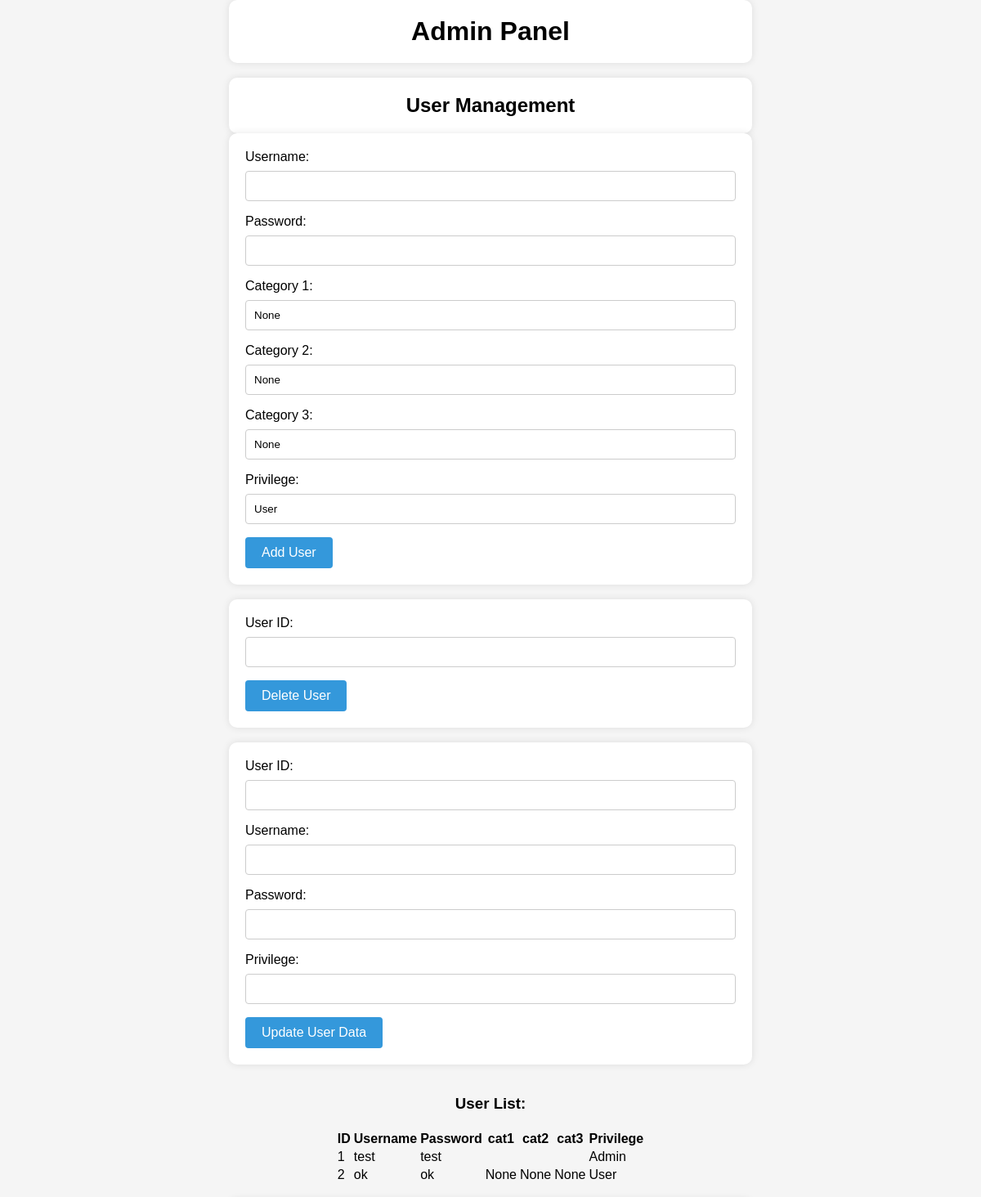
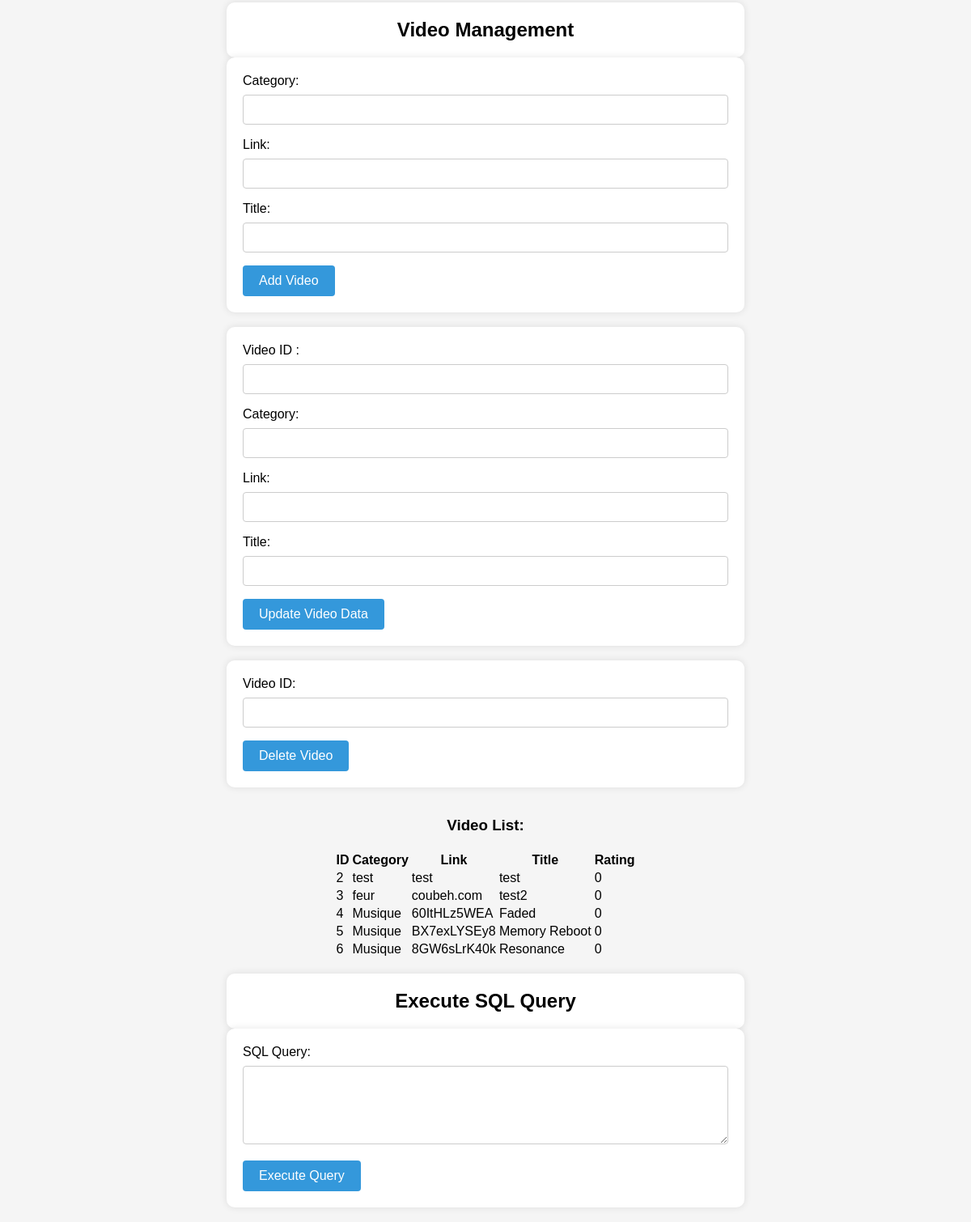
The page /adminpanel (signed in) on the database its author committed (2 pictures, top to bottom).
### app.py (models this page shows)
class Users(db.Model):
    id = db.Column(db.Integer, primary_key=True)
    username = db.Column(db.String(200),nullable=False)
    password = db.Column(db.String(200),nullable=False)
    cat1 = db.Column(db.String(20))
    cat2 = db.Column(db.String(20))
    cat3 = db.Column(db.String(20))
    privilege = db.Column(db.String(10))

class Video(db.Model):
    id = db.Column(db.Integer, primary_key=True)
    category = db.Column(db.String(25),nullable=False)
    link = db.Column(db.String(50),nullable=False)
    title = db.Column(db.String(255),nullable=False)
    rating = db.Column(db.Integer,default=0)

### app.py (the view, shortened to what this page needs)
@app.route("/adminpanel",methods=['POST','GET'])
def adminpanel():
    try :
        if 'privilege' not in session or session['privilege'] != 'Admin':
            return "Accès refusé : privilèges insuffisants."
        userlist = Users.query.order_by(Users.id)
        vidlist = Video.query.order_by(Video.id)
        return render_template("adminpanel.html", userlist=userlist,vidlist=vidlist)
    except Exception as error:
        return f"Une erreur s'est produite : {str(error)}"

### templates/adminpanel.html (shortened to what this page needs)
<!DOCTYPE html>
<html lang="en">
  <head>
    <link
      rel="stylesheet"
      href="{{ url_for('static', filename='style_adminpanel.css') }}"
    />
  </head>
  <body>
    <h1>Admin Panel</h1>
    <br />
    <h2>User Management</h2>
    <form action="/adminpanel" method="post">
      <label for="username">Username:
      </label>
      <input type="text" name="username" required />
      <label for="password">Password:</label>
      <input type="password" name="password" required />
      <label for="cat1">Category 1:</label>
      <input
        type="text"
        name="cat1"
        value="{{ request.form.get('cat1', 'None') }}"
      />
      <label for="cat2">Category 2:</label>
      <input
        type="text"
        name="cat2"
        value="{{ request.form.get('cat2', 'None') }}"
      />
      <label for="cat3">Category 3:</label>
      <input
        type="text"
        name="cat3"
        value="{{ request.form.get('cat3', 'None') }}"
      />
      <label for="privilege">Privilege:</label>
      <input
        type="text"
        name="privilege"
        value="{{ request.form.get('privilege','User') }}"
      />
      <button type="submit" name="action" value="add_user">Add User</button>
    </form>
    <br />
    <form action="/adminpanel" method="post">
      <label for="userid">User ID:</label>
      <input type="text" name="userid" required />
      <button type="submit" name="action" value="delete_user">
        Delete User
      </button>
    </form>
    <br />
    <form action="/adminpanel" method="post">
      <label for="userid_update">User ID:</label>
      <input type="text" name="userid" required />
      <label for="username">Username:</label>
      <input type="text" name="username" required />
      <label for="password">Password:</label>
      <input type="password" name="password" required />
      <label for="privilege">Privilege:</label>
      <input type="text" name="privilege" />
      <button type="submit" name="action" value="update_user_data">
        Update User Data
      </button>
    </form>
    <br />
    <h3>User List:</h3>
    <table>
      <tr>
        <th>ID</th>
        <th>Username</th>
        <th>Password</th>
        <th>cat1</th>
        <th>cat2</th>
        <th>cat3</th>
        <th>Privilege</th>
      </tr>
      {% for user in userlist %}
      <tr>
        <td>{{ user.id }}</td>
        <td>{{ user.username }}</td>
        <td>{{ user.password }}</td>
        <td>{{ user.cat1 }}</td>
        <td>{{ user.cat2 }}</td>
        <td>{{ user.cat3 }}</td>
        <td>{{ user.privilege }}</td>
      </tr>
      {% endfor %}
    </table>
    <br />
    <h2>Video Management</h2>
    <form action="/adminpanel" method="post">
      <label for="category">Category:</label>
      <input type="text" name="category" required />
      <label for="link">Link:</label>
      <input type="text" name="link" required />
      <label for="title">Title:
      </label>
      <input type="text" name="title" required />
      <button type="submit" name="action" value="add_video">Add Video</button>
    </form>
    <br />
    <form action="/adminpanel" method="post">
      <label for="videoid">Video ID :</label>
      <input type="text" name="videoid" required />
      <label for="category">Category:</label>
      <input type="text" name="category" required />
      <label for="link">Link:</label>
      <input type="text" name="link" required />
      <label for="title">Title:</label>
      <input type="text" name="title" required />
      <button type="submit" name="action" value="update_video_data">
        Update Video Data
      </button>
    </form>
    <br />
    <form action="/adminpanel" method="post">
      <label for="videoid">Video ID:</label>
      <input type="text" name="videoid" required />
      <button type="submit" name="action" value="delete_video">
        Delete Video
      </button>
    </form>
    <br />
    <h3>Video List:</h3>
    <table>
      <tr>
        <th>ID</th>
        <th>Category</th>
        <th>Link</th>
        <th>Title</th>
        <th>Rating</th>
      </tr>
      {% for video in vidlist %}
      <tr>
        <td>{{ video.id }}</td>
        <td>{{ video.category }}</td>
        <td>{{ video.link }}</td>
        <td>{{ video.title }}</td>
        <td>{{ video.rating }}</td>
      </tr>
      {% endfor %}
    </table>
    <br />
    <h2>Execute SQL Query</h2>
    <form action="/adminpanel" method="post">
      <label for="sql_query">SQL Query:</label>
      <textarea name="sql_query" rows="5" cols="50" required></textarea>
      <br />
      <button type="submit" name="action" value="execute_query">
        Execute Query
      </button>
    </form>
    <br />
  </body>
</html>

### static/style_adminpanel.css (style rules this page uses)
body { font-family: "Poppins", sans-serif; margin: 0; padding: 0; box-sizing: border-box; background-color: #f5f5f5; }
h1, h2, h3 { text-align: center; margin-bottom: 20px; }
form { max-width: 600px; margin: 0 auto; background-color: #fff; padding: 20px; border-radius: 10px; box-shadow: 0 0 10px rgba(0, 0, 0, 0.1); }
label { display: block; margin-bottom: 8px; }
input[type="text"], input[type="password"], textarea { width: 100%; padding: 10px; margin-bottom: 16px; border: 1px solid #ccc; border-radius: 4px; box-sizing: border-box; }
button { display: inline-block; padding: 10px 20px; font-size: 16px; background-color: #3498db; color: #fff; border: none; border-radius: 4px; cursor: pointer; }
h1, h2 { max-width: 600px; margin: 0 auto; background-color: #fff; padding: 20px; border-radius: 10px; box-shadow: 0 0 10px rgba(0, 0, 0, 0.1); }
h3 { text-align: center; }
h3 + table, h2 + table { margin: 0 auto; }

### rows shown on the page
Users: id "1", username "test", password "test", privilege "Admin"
Users: id "2", username "ok", password "ok", cat1 "None", cat2 "None", cat3 "None", privilege "User"
Video: id "2", category "test", link "test", title "test", rating "0"
Video: id "3", category "feur", link "coubeh.com", title "test2", rating "0"
Video: id "4", category "Musique", link "60ItHLz5WEA", title "Faded", rating "0"
Video: id "5", category "Musique", link "BX7exLYSEy8", title "Memory Reboot", rating "0"
Video: id "6", category "Musique", link "8GW6sLrK40k", title "Resonance", rating "0"
